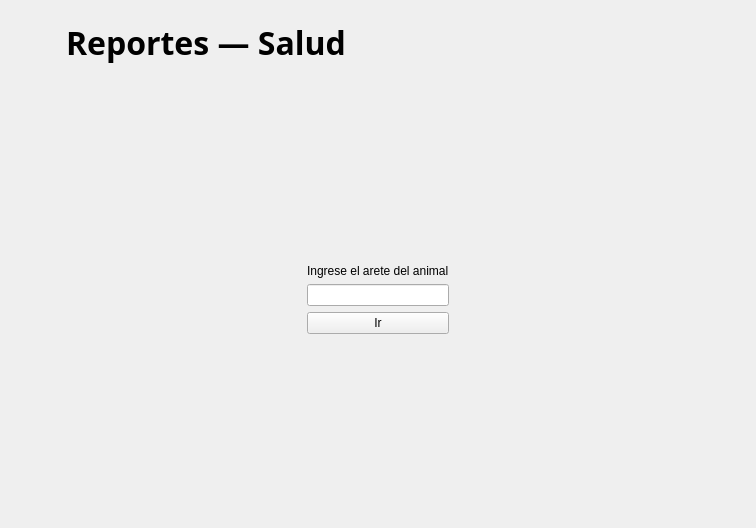
<?xml version="1.0" encoding="UTF-8"?>
<ui version="4.0">
 <class>Form</class>
 <widget class="QWidget" name="Form">
  <property name="geometry">
   <rect>
    <x>0</x>
    <y>0</y>
    <width>756</width>
    <height>528</height>
   </rect>
  </property>
  <property name="windowTitle">
   <string>Form</string>
  </property>
  <layout class="QVBoxLayout" name="verticalLayout_2">
   <item>
    <widget class="QWidget" name="widget" native="true">
     <layout class="QHBoxLayout" name="horizontalLayout">
      <item>
       <widget class="QLabel" name="label_2">
        <property name="minimumSize">
         <size>
          <width>40</width>
          <height>40</height>
         </size>
        </property>
        <property name="maximumSize">
         <size>
          <width>40</width>
          <height>40</height>
         </size>
        </property>
        <property name="text">
         <string/>
        </property>
        <property name="pixmap">
         <pixmap resource="resources.qrc">:/icons/img/icons/Ndoctor.png</pixmap>
        </property>
        <property name="scaledContents">
         <bool>true</bool>
        </property>
       </widget>
      </item>
      <item>
       <widget class="QLabel" name="label">
        <property name="font">
         <font>
          <family>Segoe UI Variable Display Semib</family>
          <pointsize>24</pointsize>
          <weight>75</weight>
          <bold>true</bold>
         </font>
        </property>
        <property name="text">
         <string>Reportes — Salud</string>
        </property>
       </widget>
      </item>
      <item>
       <spacer name="horizontalSpacer">
        <property name="orientation">
         <enum>Qt::Horizontal</enum>
        </property>
        <property name="sizeHint" stdset="0">
         <size>
          <width>570</width>
          <height>20</height>
         </size>
        </property>
       </spacer>
      </item>
     </layout>
    </widget>
   </item>
   <item>
    <widget class="QWidget" name="widget_2" native="true">
     <layout class="QGridLayout" name="gridLayout_2">
      <item row="0" column="2">
       <spacer name="verticalSpacer_8">
        <property name="orientation">
         <enum>Qt::Vertical</enum>
        </property>
        <property name="sizeHint" stdset="0">
         <size>
          <width>20</width>
          <height>40</height>
         </size>
        </property>
       </spacer>
      </item>
      <item row="1" column="0">
       <spacer name="horizontalSpacer_6">
        <property name="orientation">
         <enum>Qt::Horizontal</enum>
        </property>
        <property name="sizeHint" stdset="0">
         <size>
          <width>131</width>
          <height>18</height>
         </size>
        </property>
       </spacer>
      </item>
      <item row="1" column="1" colspan="2">
       <widget class="QWidget" name="widget_3" native="true">
        <layout class="QGridLayout" name="gridLayout">
         <item row="0" column="1">
          <spacer name="verticalSpacer_3">
           <property name="orientation">
            <enum>Qt::Vertical</enum>
           </property>
           <property name="sizeHint" stdset="0">
            <size>
             <width>20</width>
             <height>40</height>
            </size>
           </property>
          </spacer>
         </item>
         <item row="1" column="0">
          <spacer name="horizontalSpacer_2">
           <property name="orientation">
            <enum>Qt::Horizontal</enum>
           </property>
           <property name="sizeHint" stdset="0">
            <size>
             <width>40</width>
             <height>20</height>
            </size>
           </property>
          </spacer>
         </item>
         <item row="1" column="1">
          <widget class="QWidget" name="widget_4" native="true">
           <layout class="QVBoxLayout" name="verticalLayout">
            <item>
             <widget class="QLabel" name="label_3">
              <property name="text">
               <string>Ingrese el arete del animal</string>
              </property>
             </widget>
            </item>
            <item>
             <widget class="QLineEdit" name="lineEdit"/>
            </item>
            <item>
             <widget class="QPushButton" name="pushButton">
              <property name="text">
               <string>Ir</string>
              </property>
              <property name="icon">
               <iconset resource="resources.qrc">
                <normaloff>:/icons/img/icons/flecha.png</normaloff>:/icons/img/icons/flecha.png</iconset>
              </property>
             </widget>
            </item>
           </layout>
          </widget>
         </item>
         <item row="1" column="2">
          <spacer name="horizontalSpacer_3">
           <property name="orientation">
            <enum>Qt::Horizontal</enum>
           </property>
           <property name="sizeHint" stdset="0">
            <size>
             <width>40</width>
             <height>20</height>
            </size>
           </property>
          </spacer>
         </item>
         <item row="2" column="1">
          <spacer name="verticalSpacer_6">
           <property name="orientation">
            <enum>Qt::Vertical</enum>
           </property>
           <property name="sizeHint" stdset="0">
            <size>
             <width>20</width>
             <height>40</height>
            </size>
           </property>
          </spacer>
         </item>
        </layout>
       </widget>
      </item>
      <item row="1" column="3">
       <spacer name="horizontalSpacer_7">
        <property name="orientation">
         <enum>Qt::Horizontal</enum>
        </property>
        <property name="sizeHint" stdset="0">
         <size>
          <width>131</width>
          <height>20</height>
         </size>
        </property>
       </spacer>
      </item>
      <item row="2" column="1">
       <spacer name="verticalSpacer_7">
        <property name="orientation">
         <enum>Qt::Vertical</enum>
        </property>
        <property name="sizeHint" stdset="0">
         <size>
          <width>20</width>
          <height>40</height>
         </size>
        </property>
       </spacer>
      </item>
     </layout>
    </widget>
   </item>
  </layout>
 </widget>
 <resources>
  <include location="resources.qrc"/>
  <include location="../../AppData/Local/Programs/Python/Python313/Lib/site-packages/QtDesigner/resources.qrc"/>
 </resources>
 <connections/>
</ui>
